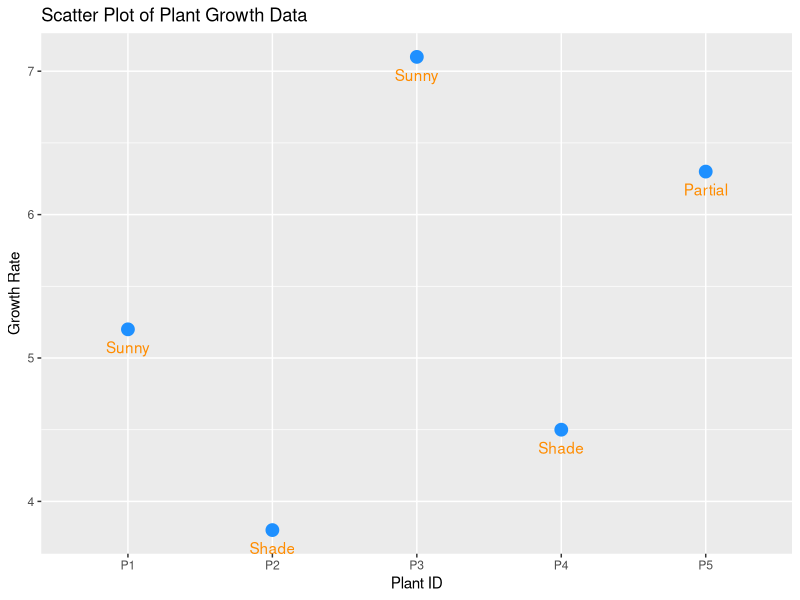

Write R code to recreate this figure.
# Created by Agrannya Singh (23BCE0965)
# Problem 45: Plant Growth Scatter Plot with ggplot2

if (!requireNamespace('ggplot2', quietly = TRUE)) install.packages('ggplot2')
library(ggplot2)

# --- Step 1: Create plant dataset ----
plant_data <- data.frame(
  Plant_ID = c('P1', 'P2', 'P3', 'P4', 'P5'),
  Growth_Rate = c(5.2, 3.8, 7.1, 4.5, 6.3),
  Condition_Label = c('Sunny', 'Shade', 'Sunny', 'Shade', 'Partial'),
  stringsAsFactors = FALSE
)

# --- Step 3: Scatter Plot with Styled Points and Condition Labels ----
# Plant_ID → x-axis (discrete plant identifier)
# Growth_Rate → y-axis (continuous measurement)
# Points are rendered in dodgerblue at size 4 for high visibility.
# Condition labels are placed below each point (vjust = 2) in darkorange
# so they are easy to read without overlapping the markers.
ggplot(data = plant_data,
       aes(x = Plant_ID, y = Growth_Rate)) +
  # Styled scatter points
  geom_point(color = "dodgerblue", size = 4) +
  # Condition labels below each point
  geom_text(aes(label = Condition_Label),
            vjust = 2,          # positive vjust pushes label downward
            color = "darkorange") +
  # Axis labels and title
  labs(title = "Scatter Plot of Plant Growth Data",
       x = "Plant ID",
       y = "Growth Rate")
